Frame 1 (no input): blank canvas, image omitted
Frame 60 (no input): blank canvas, image omitted
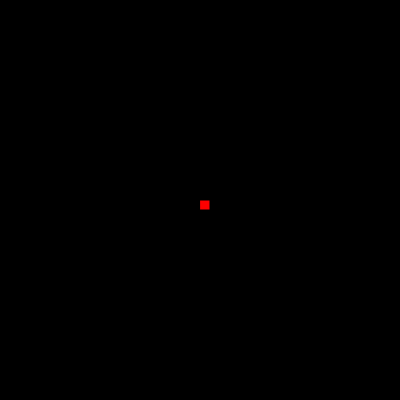
Frame 120 (the mouse pressed at the canvas centre since frame 60)

The p5.js sketch whose frames 1 and 60 were blank and that drew this single picture after the mouse press (run headless with seeded random() and noise() and a simulated clock; from frame 60 on, the mouse is pressed at the canvas centre):

// p5.js sketch
// ── sketch.js
function setup() {
  createCanvas(400, 400);
  background("black");
}

function draw() {
  stroke("black");
  fill("red");

  //console.log(mouseIsPressed);

  if (mouseIsPressed) {
    rect(mouseX, mouseY, 10, 10);
  }
}
